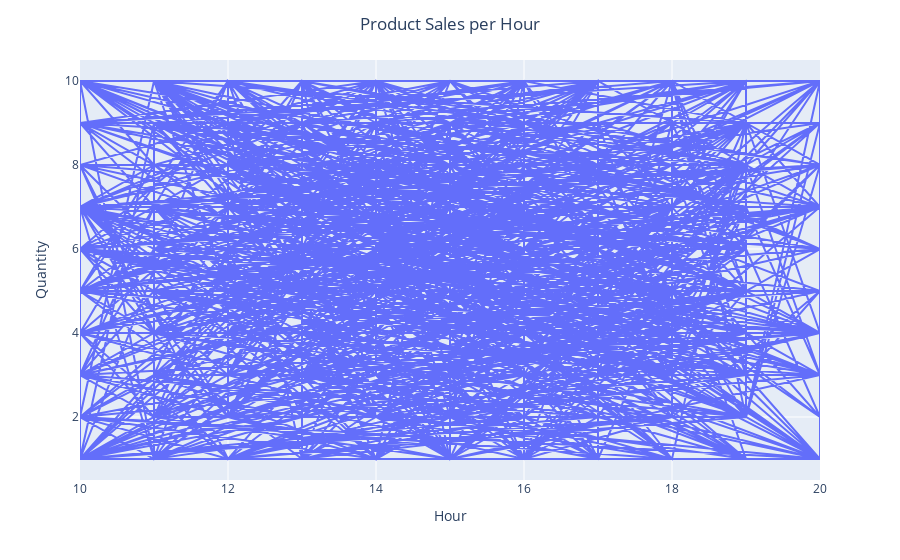

The notebook cell saved with this chart:
### Markdown cell above
Sales by the hour in the comapny Most of the item were sold around 14:00 hrs local time

### Code cell
fig = px.line(data, x="Hour", y="Quantity")
fig.update_layout(title={"text": "Product Sales per Hour",
                          "x": 0.5,
                          "xanchor": "center"},
                  xaxis_title="Hour",
                  yaxis_title="Quantity")
fig.show()

### Figure 1 — Plotly figure (JSON) as saved in the notebook; plotly's stock layout.template omitted (floating-point values rounded to 4 significant figures; data arrays with more than 128 entries replaced by an {"elided": "..."} marker saying what was removed)
{"data": [{"hovertemplate": "Hour=%{x}<br>Quantity=%{y}<extra></extra>", "legendgroup": "", "line": {"color": "#636efa", "dash": "solid"}, "marker": {"symbol": "circle"}, "mode": "lines", "name": "", "orientation": "v", "showlegend": false, "type": "scatter", "x": {"elided": "1000 int values"}, "xaxis": "x", "y": {"elided": "1000 int values"}, "yaxis": "y"}], "layout": {"autosize": true, "legend": {"tracegroupgap": 0}, "margin": {"t": 60}, "title": {"text": "Product Sales per Hour", "x": 0.5, "xanchor": "center"}, "xaxis": {"anchor": "y", "autorange": true, "domain": [0, 1], "range": [10, 20], "title": {"text": "Hour"}, "type": "linear"}, "yaxis": {"anchor": "x", "autorange": true, "domain": [0, 1], "range": [0.5, 10.5], "title": {"text": "Quantity"}, "type": "linear"}}}
